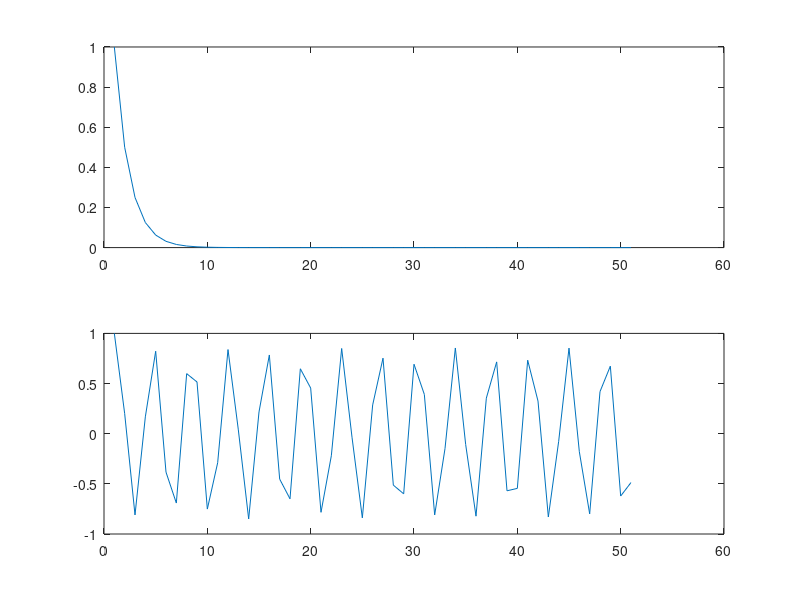

This figure's MATLAB source:
clearvars;
close all;
clc;

%Poblem 1, zero state response

n=[0:1:50];
x=(1/2).^n;

B=1;
A=[1 0.3 1];

y=filter(B,A,x);

subplot(2,1,1);
plot(x);
subplot(2,1,2);
plot(y);